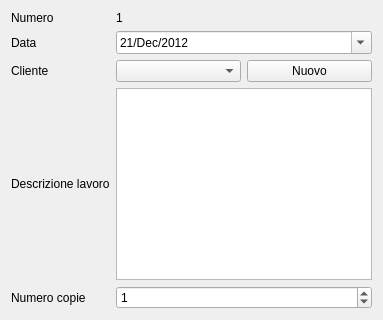
         <widget class="QWidget" name="foglio1">
          <attribute name="title">
           <string>Foglio 1</string>
          </attribute>
          <layout class="QGridLayout" name="gridLayout_11">
           <item row="0" column="0">
            <widget class="QLabel" name="label_foglio1_numero">
             <property name="text">
              <string>Numero</string>
             </property>
            </widget>
           </item>
           <item row="0" column="1">
            <widget class="QLabel" name="label_npreventivo">
             <property name="text">
              <string>1</string>
             </property>
            </widget>
           </item>
           <item row="1" column="0">
            <widget class="QLabel" name="label_foglio1_data">
             <property name="text">
              <string>Data</string>
             </property>
            </widget>
           </item>
           <item row="1" column="1" colspan="2">
            <widget class="QDateEdit" name="dateEdit_foglio1">
             <property name="dateTime">
              <datetime>
               <hour>0</hour>
               <minute>0</minute>
               <second>0</second>
               <year>2012</year>
               <month>12</month>
               <day>21</day>
              </datetime>
             </property>
             <property name="displayFormat">
              <string>dd/MMM/yyyy</string>
             </property>
             <property name="calendarPopup">
              <bool>true</bool>
             </property>
            </widget>
           </item>
           <item row="2" column="0">
            <widget class="QLabel" name="label_foglio1_cliente">
             <property name="text">
              <string>Cliente</string>
             </property>
            </widget>
           </item>
           <item row="2" column="1">
            <widget class="QComboBox" name="comboBox_clienti_seleziona"/>
           </item>
           <item row="2" column="2">
            <widget class="QPushButton" name="bottone_tab1_aggiungi_clienti">
             <property name="text">
              <string>Nuovo</string>
             </property>
            </widget>
           </item>
           <item row="3" column="0">
            <widget class="QLabel" name="label_foglio1_descrizione">
             <property name="text">
              <string>Descrizione lavoro</string>
             </property>
            </widget>
           </item>
           <item row="3" column="1" colspan="2">
            <widget class="QPlainTextEdit" name="plainTextEdit_descrizione"/>
           </item>
           <item row="4" column="0">
            <widget class="QLabel" name="label_foglio1_ncopie">
             <property name="text">
              <string>Numero copie</string>
             </property>
            </widget>
           </item>
           <item row="4" column="1" colspan="2">
            <widget class="QSpinBox" name="spinBox_foglio1_ncopie">
             <property name="maximum">
              <number>99999</number>
             </property>
             <property name="value">
              <number>1</number>
             </property>
            </widget>
           </item>
          </layout>
         </widget>
